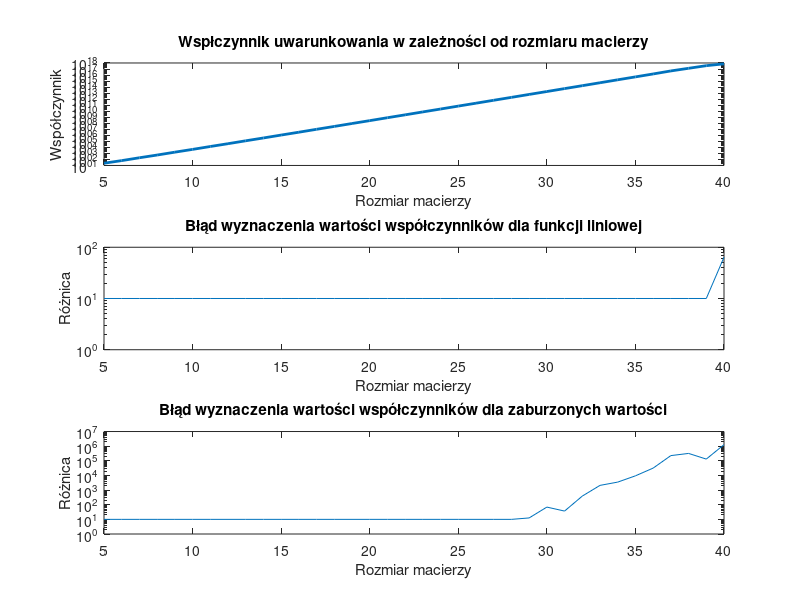

The MATLAB script that drew this image:
function [matrix_condition_numbers, max_coefficients_difference_1, max_coefficients_difference_2] = zadanie3()
% Zwracane są trzy wektory wierszowe:
% matrix_condition_numbers - współczynniki uwarunkowania badanych macierzy Vandermonde
% max_coefficients_difference_1 - maksymalna różnica między referencyjnymi a obliczonymi współczynnikami wielomianu,
%       gdy b zawiera wartości funkcji liniowej
% max_coefficients_difference_2 - maksymalna różnica między referencyjnymi a obliczonymi współczynnikami wielomianu,
%       gdy b zawiera zaburzone wartości funkcji liniowej

N = 5:40;

%% chart 1
matrix_condition_numbers = zeros(1, length(N));


%% chart 2
a1 = randi([20,30]);
for i = 1:length(N)
    ni = N(i);
    V = vandermonde_matrix(linspace(-1,1,ni));
    matrix_condition_numbers(1, i) = cond(V);
    
    % Niech wektor b zawiera wartości funkcji liniowej
    b = linspace(0,a1,ni)';
    reference_coefficients = [ 0; a1; zeros(ni-2,1) ]; % tylko a1 jest niezerowy
    
    % Wyznacznie współczynników wielomianu interpolującego
    calculated_coefficients = V \ b;

    max_coefficients_difference_1(i) = max(abs(calculated_coefficients-reference_coefficients));
end

figure;
subplot(3,1,1);
semilogy(N,matrix_condition_numbers,'LineWidth', 2);
title('Wspłczynnik uwarunkowania w zależności od rozmiaru macierzy');
xlabel('Rozmiar macierzy');
ylabel('Współczynnik');

subplot(3,1,2);
semilogy(N, max_coefficients_difference_1);
title('Błąd wyznaczenia wartości współczynników dla funkcji liniowej');
xlabel('Rozmiar macierzy');
ylabel('Różnica')

%% chart 3
for i = 1:length(N)
    ni = N(i);
    V = vandermonde_matrix(linspace(-1,1,ni));
    
    % Niech wektor b zawiera wartości funkcji liniowej nieznacznie zaburzone
    b = linspace(0,a1,ni)' + rand(ni,1)*1e-10;
    reference_coefficients = [ 0; a1; zeros(ni-2,1) ]; % tylko a1 jest niezerowy
    
    % Wyznacznie współczynników wielomianu interpolującego
    calculated_coefficients = V \ b;
    
    max_coefficients_difference_2(i) = max(abs(calculated_coefficients-reference_coefficients));
end

subplot(3,1,3);
semilogy(N, max_coefficients_difference_2);
title('Błąd wyznaczenia wartości współczynników dla zaburzonych wartości');
xlabel('Rozmiar macierzy');
ylabel('Różnica')

saveas(gcf, 'zadanie3.png');
end


function V = vandermonde_matrix(x_coarse)
    % Generuje macierz Vandermonde dla wektorów równomiernie rozmieszczonych węzłów interpolacji x_coarse
    n = length(x_coarse);
    V = zeros(n, n);
    for j = 1:n
        V(:, j) = x_coarse'.^(j-1);
    end
end